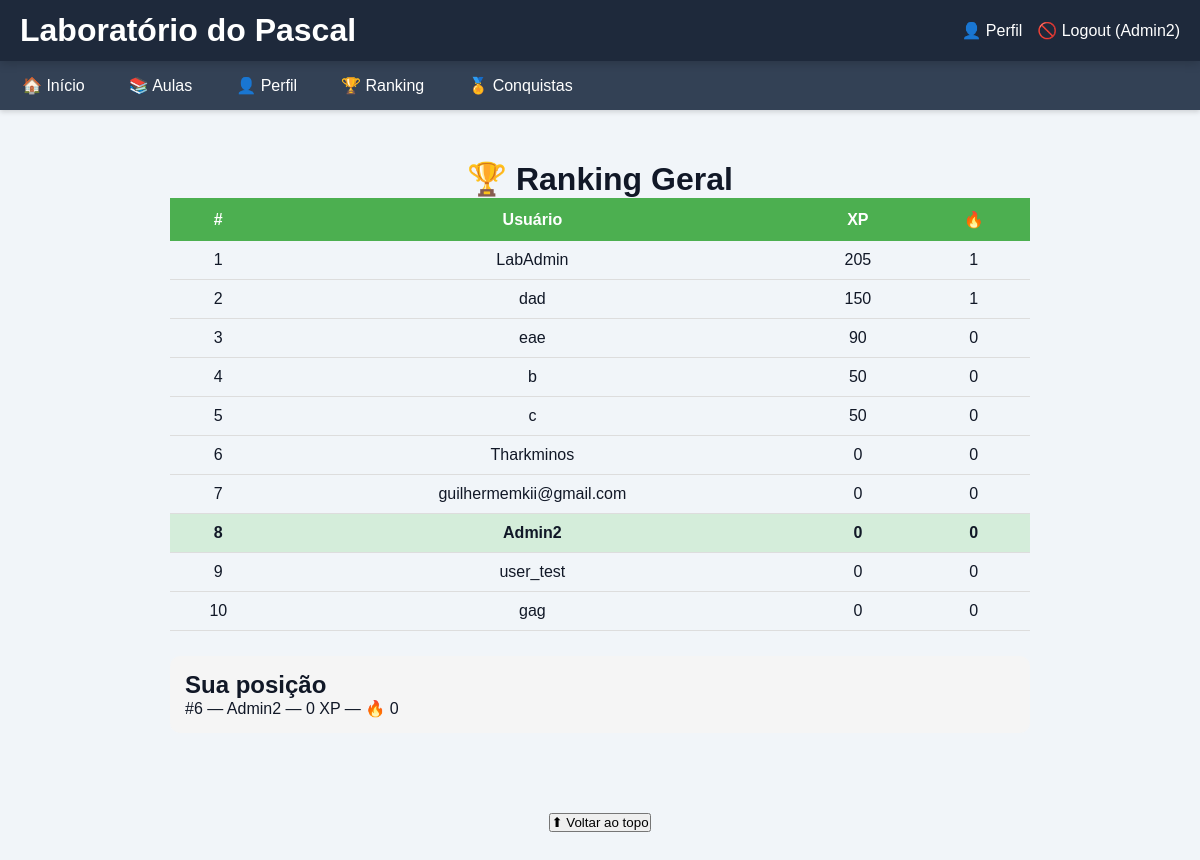
The page /ranking (signed in) on the database its author committed.
### tables this page shows
CREATE TABLE usuarios (

    id INTEGER PRIMARY KEY AUTOINCREMENT,

    usuario TEXT UNIQUE,

    email TEXT UNIQUE,

    senha TEXT,

    xp INTEGER DEFAULT 0,

    nivel INTEGER DEFAULT 1,

    avatar TEXT,

    bio TEXT

, streak
            INTEGER DEFAULT 0, ultimo_acesso
            TEXT, admin INTEGER DEFAULT 0, professor INTEGER DEFAULT 0, monitor INTEGER DEFAULT 0);

### app.py (the view)
@app.route("/ranking")
def ranking():
    conn = sqlite3.connect(
        "site.db"
    )
    cursor = conn.cursor()
    cursor.execute(
        """
        SELECT
            usuario,
            xp,
            streak
        FROM usuarios
        ORDER BY xp DESC
        LIMIT 10
        """
    )
    ranking = cursor.fetchall()
    posicao_usuario = None
    if "id" in session:
        cursor.execute(
            """
            SELECT COUNT(*) + 1
            FROM usuarios
            WHERE xp >
            (
                SELECT xp
                FROM usuarios
                WHERE id = ?
            )
            """,
            (
                session["id"],
            )
        )
        posicao_usuario = (
            cursor.fetchone()[0]
        )
        cursor.execute(
            """
            SELECT
                usuario,
                xp,
                streak
            FROM usuarios
            WHERE id = ?
            """,
            (
                session["id"],
            )
        )
        usuario_logado = (
            cursor.fetchone()
        )
    else:
        usuario_logado = None
    conn.close()
    return render_template(
        "ranking.html",
        ranking=ranking,
        usuario_logado=usuario_logado,
        posicao_usuario=posicao_usuario
    )# ============== DEBUG NIVEL ===============

### templates/ranking.html
{% extends "base.html" %}
{% block content %}
<div class="container-ranking">
    <h1>
        🏆 Ranking Geral
    </h1>
    <table>
        <tr>
            <th>#</th>
            <th>Usuário</th>
            <th>XP</th>
            <th>🔥</th>
        </tr>
        {% for jogador in ranking %}
        <tr
        {% if usuario_logado
        and jogador[0] ==
        usuario_logado[0] %}
        class="usuario-logado"
        {% endif %}
        >
            <td>
                {{ loop.index }}
            </td>
            <td>
                {{ jogador[0] }}
            </td>
            <td>
                {{ jogador[1] }}
            </td>
            <td>
                {{ jogador[2] }}
            </td>
        </tr>
        {% endfor %}
    </table>
    {% if usuario_logado %}
    <div class="minha-posicao">
        <h2>
            Sua posição
        </h2>
        <p>
            #{{ posicao_usuario }}
            —
            {{ usuario_logado[0] }}
            —
            {{ usuario_logado[1] }} XP
            —
            🔥 {{ usuario_logado[2] }}
        </p>
    </div>
    {% endif %}
</div>
{% endblock %}

### templates/base.html (shortened to what this page needs)
<!DOCTYPE html>
<html lang="pt-br">
<head>
    <link rel="stylesheet"
          href="{{ url_for('static', filename='css/style.css') }}">
</head>
<body>
<header class="topo">
    <div class="logo-area">
        <h1>Laboratório do Pascal</h1>
    </div>
    <div class="login">
        {% if session.usuario %}
            {% if session.admin %}
                <a href="/admin">
                    ⚙️ Admin
                </a>
                <a href="/perfil">
                    👤 Perfil
                </a>
            {% else %}
                <a href="/perfil">
                    👤 Perfil
                </a>
            {% endif %}
            <a href="/logout">
                🚫 Logout ({{ session.usuario }})
            </a>
        {% endif %}
    </div>
</header>
<nav class="menu" id="menu">
    <ul>
    <li><a href="/">🏠 Início</a></li>
    <li><a href="/modulos">📚 Aulas</a></li>
    {% if session.usuario %}
        <li><a href="/perfil">👤 Perfil</a></li>
        <li><a href="/ranking">🏆 Ranking</a></li>
        <li><a href="/conquistas">🏅 Conquistas</a></li>
    {% endif %}
</ul>
</nav>
<main class="conteudo">
    {% block content %}
    {% endblock %}
</main>
<footer class="rodape">
    <button onclick="scrollTopo()">
        ⬆ Voltar ao topo
    </button>
</footer>
</body>
</html>

### static/css/style.css (style rules this page uses)
* { margin: 0; padding: 0; box-sizing: border-box; }
body { font-family: Arial, sans-serif; background: #f1f5f9; color: #111827; }
a { text-decoration: none; }
.topo { display: flex; justify-content: space-between; align-items: center; background: #1e293b; color: white; padding: 12px 20px; position: sticky; top: 0; z-index: 1000; box-shadow: 0 2px 10px rgba(0,0,0,0.2); }
.logo-area { display: flex; align-items: center; gap: 10px; }
.login { display: flex; align-items: center; gap: 15px; }
.login a { color: white; transition: 0.2s; }
.menu { background:#334155; box-shadow:0 2px 5px rgba(0,0,0,.15); }
.menu ul { display:flex; list-style:none; margin:0; padding:0; }
.menu li { list-style:none; }
.menu li a { display:block; padding:15px 22px; color:white; transition:.2s; }
.conteudo { max-width: 1100px; margin: auto; padding: 30px 20px; }
.conteudo h1 { display:flex; flex-direction:column; align-items:center; text-align:center; }
.rodape { text-align: center; padding: 30px; color: #475569; }
.container-ranking { max-width:900px; margin:auto; padding:20px; }
.container-ranking table { width:100%; border-collapse:collapse; }
.container-ranking th { padding:12px; background:#4caf50; color:white; }
.container-ranking td { padding:10px; text-align:center; border-bottom:1px solid #ddd; }
.usuario-logado { background:#d4edda; font-weight:bold; }
.minha-posicao { margin-top:25px; padding:15px; border-radius:10px; background:#f5f5f5; }

### rows shown on the page
usuarios: usuario "Admin2", xp "0", streak "0"
usuarios: usuario "LabAdmin", xp "205", streak "1"
usuarios: usuario "dad", xp "150", streak "1"
usuarios: usuario "eae", xp "90", streak "0"
usuarios: usuario "b", xp "50", streak "0"
usuarios: usuario "c", xp "50", streak "0"
usuarios: usuario "Tharkminos", xp "0", streak "0"
usuarios: usuario "guilhermemkii@gmail.com", xp "0", streak "0"
usuarios: usuario "user_test", xp "0", streak "0"
usuarios: usuario "gag", xp "0", streak "0"

### other values the page prints
{{ posicao_usuario }} "6"
